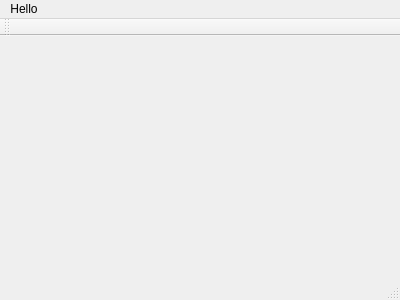
<?xml version="1.0" encoding="UTF-8"?>
<ui version="4.0">
 <class>MainWindow</class>
 <widget class="QMainWindow" name="MainWindow">
  <property name="geometry">
   <rect>
    <x>0</x>
    <y>0</y>
    <width>400</width>
    <height>300</height>
   </rect>
  </property>
  <property name="windowTitle">
   <string>MainWindow</string>
  </property>
  <widget class="QWidget" name="centralWidget">
   <widget class="QWidget" name="verticalLayoutWidget">
    <property name="geometry">
     <rect>
      <x>9</x>
      <y>9</y>
      <width>271</width>
      <height>131</height>
     </rect>
    </property>
    <layout class="QVBoxLayout" name="centralLayout">
     <property name="sizeConstraint">
      <enum>QLayout::SetMaximumSize</enum>
     </property>
    </layout>
   </widget>
  </widget>
  <widget class="QMenuBar" name="menuBar">
   <property name="geometry">
    <rect>
     <x>0</x>
     <y>0</y>
     <width>400</width>
     <height>20</height>
    </rect>
   </property>
   <widget class="QMenu" name="menuHello">
    <property name="title">
     <string>Hello</string>
    </property>
   </widget>
   <addaction name="menuHello"/>
  </widget>
  <widget class="QToolBar" name="mainToolBar">
   <attribute name="toolBarArea">
    <enum>TopToolBarArea</enum>
   </attribute>
   <attribute name="toolBarBreak">
    <bool>false</bool>
   </attribute>
  </widget>
  <widget class="QStatusBar" name="statusBar"/>
 </widget>
 <layoutdefault spacing="6" margin="11"/>
 <resources/>
 <connections/>
</ui>
